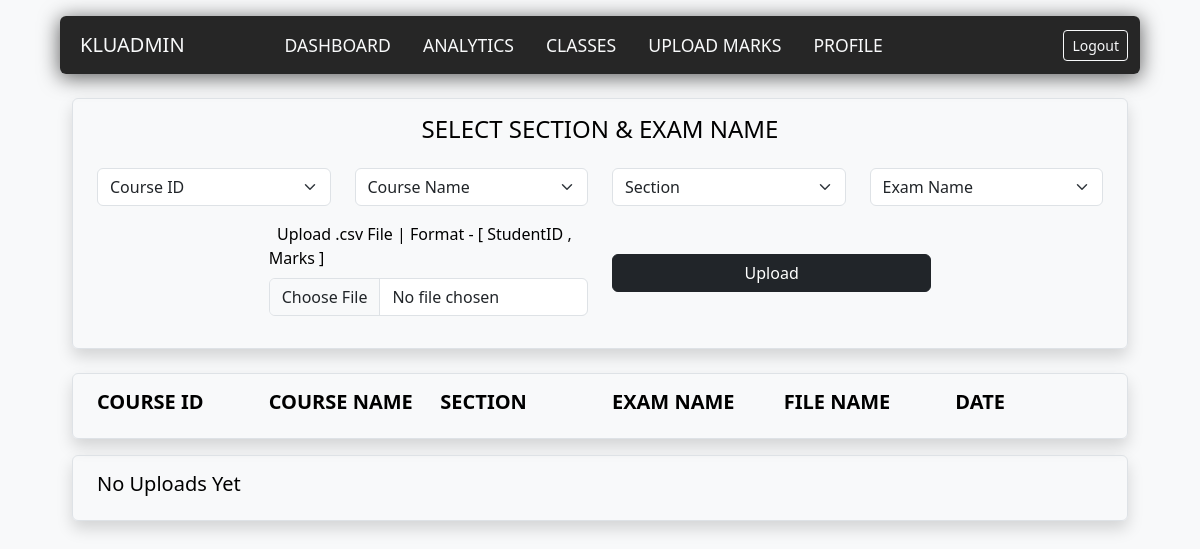
/uploadmarks (signed in), run on an earlier commit of the app's database.
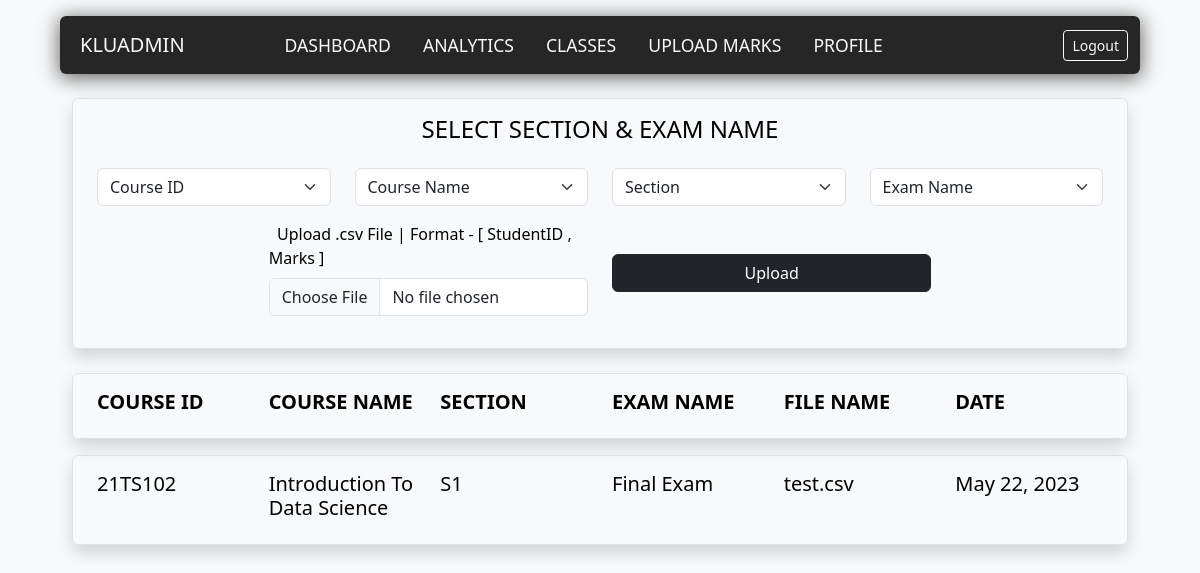
And on a later commit of the database.
### analytics/models.py (models this page shows)
class Upload(models.Model):
    admin_username = models.fields.CharField(max_length=50)
    teacher_id = models.fields.CharField(max_length=50)
    exam_id = models.IntegerField()
    course_name = models.CharField(max_length=100)
    course_id = models.fields.CharField(max_length=50)
    exam_name = models.CharField(max_length=100)
    section_name  = models.CharField(max_length=25)
    file_name = models.CharField(max_length=100)
    date = models.DateField()

### analytics/views.py (the view)
# urls.py: path('uploadmarks',analyticsviews.faculty_uploadmarks,name="faculty-uploadmarks"),
def faculty_uploadmarks(request):
    if request.method == 'POST':
        try:
            data = request.POST
            facultyDetails = Faculty.objects.filter(Q(username=request.session['username']))
            facultyDetails = facultyDetails[0]
            if request.session['username'] == "guestfaculty":
                raise Exception("!Modification Of Guest Account Is Not Supported")
            check_section = Section.objects.filter(Q(admin_username=facultyDetails.admin_username) & Q(teacher_id=facultyDetails.teacher_id) & Q(section_name=data['section']) & Q(course_id=data['course_id']) & Q(course_name=data['course_name']))
            if len(check_section) != 1:
                raise Exception("!Section Does Not Exist")
            check_exam = Exam.objects.filter(Q(admin_username=facultyDetails.admin_username) & Q(course_id=data['course_id']) & Q(name=data['exam_name']))
            if len(check_exam) != 1:
                raise Exception("!Exam Schedule Does Not Exist")
            if not request.FILES['file'].name.endswith('.csv'):
                raise Exception("!Invalid File Format")
            if request.FILES['file'].size > 10485760: #10 MB
                raise Exception("!File Size Limit Exceeded")
            file_data = request.FILES['file'].read().decode('utf-8').split('\n')
            newUpload = Upload()
            newUpload.admin_username = facultyDetails.admin_username
            newUpload.teacher_id = facultyDetails.teacher_id
            newUpload.exam_id = check_exam[0].id
            newUpload.course_name = data['course_name']
            newUpload.exam_name = data['exam_name']
            newUpload.course_id = data['course_id']
            newUpload.section_name = data['section']
            newUpload.file_name = request.FILES['file'].name
            newUpload.date = datetime.today()
            newUpload.save()
            saved_data = []
            for line in file_data:
                line = line.split(',')
                if len(line)==2:
                    if line[1].lower() != "marks\r":
                        newResult = Result()
                        newResult.admin_username = facultyDetails.admin_username
                        newResult.exam_id = check_exam[0].id
                        newResult.student_id = line[0]
                        newResult.marks = int(line[1])
                        saved_data.append(line[0])
                        newResult.save()
            classList = Section.objects.filter(Q(admin_username=facultyDetails.admin_username) & Q(teacher_id=facultyDetails.teacher_id) &Q(active=True))
            examList = Exam.objects.filter(Q(admin_username=facultyDetails.admin_username) & Q(course_id__in = classList.values_list('course_id',flat=True)))
            uploadList = Upload.objects.filter(Q(admin_username=facultyDetails.admin_username) & Q(teacher_id=facultyDetails.teacher_id)).order_by('-date')
            sectionList = list(dict.fromkeys(classList.values_list('section_name',flat=True)))
            courseIdList = list(dict.fromkeys(classList.values_list('course_id',flat=True)))
            courseNameList = list(dict.fromkeys(classList.values_list('course_name',flat=True)))
            examNameList = list(dict.fromkeys(examList.values_list('name',flat=True)))
            return render(request,'analytics/faculty-uploadmarks.html',{"uni_name" : request.session['uni_name'],"examNameList" : examNameList,'sectionList' : sectionList,'courseIdList' : courseIdList,'courseNameList' : courseNameList,"uploadList":uploadList,"uploadCount":len(uploadList),"success" : "Marks Uploaded Successfully"})
        except Exception as e:
            e = str(e)
            error = "Something Went Wrong"
            if e[0] == '!':
                error = e[1:]
            facultyDetails = Faculty.objects.filter(Q(username=request.session['username']))
            facultyDetails = facultyDetails[0]
            check_exam = Exam.objects.filter(Q(admin_username=facultyDetails.admin_username) & Q(course_id=data['course_id']) & Q(name=data['exam_name']))
            Upload.objects.filter(Q(admin_username=facultyDetails.admin_username) & Q(teacher_id=facultyDetails.teacher_id) & Q(exam_id=check_exam[0].id) & Q(course_name=data['course_name']) & Q(section_name=data['section']) & Q(file_name=request.FILES['file'].name)).delete()
            for student in saved_data:
                Result.objects.filter(Q(admin_username=facultyDetails.admin_username) & Q(exam_id=check_exam[0].id) & Q(student_id=student)).delete()
            classList = Section.objects.filter(Q(admin_username=facultyDetails.admin_username) & Q(teacher_id=facultyDetails.teacher_id) &Q(active=True))
            examList = Exam.objects.filter(Q(admin_username=facultyDetails.admin_username) & Q(course_id__in = classList.values_list('course_id',flat=True)))
            uploadList = Upload.objects.filter(Q(admin_username=facultyDetails.admin_username) & Q(teacher_id=facultyDetails.teacher_id)).order_by('-date')
            sectionList = list(dict.fromkeys(classList.values_list('section_name',flat=True)))
            courseIdList = list(dict.fromkeys(classList.values_list('course_id',flat=True)))
            courseNameList = list(dict.fromkeys(classList.values_list('course_name',flat=True)))
            examNameList = list(dict.fromkeys(examList.values_list('name',flat=True)))
            return render(request,'analytics/faculty-uploadmarks.html',{"uni_name" : request.session['uni_name'],"examNameList" : examNameList,'sectionList' : sectionList,'courseIdList' : courseIdList,'courseNameList' : courseNameList,"uploadList":uploadList,"uploadCount":len(uploadList),"error" : error})
    elif request.session.has_key('user') and request.session['user'] == 'faculty':
        facultyDetails = Faculty.objects.filter(Q(username=request.session['username']))
        facultyDetails = facultyDetails[0]
        classList = Section.objects.filter(Q(admin_username=facultyDetails.admin_username) & Q(teacher_id=facultyDetails.teacher_id) &Q(active=True))
        examList = Exam.objects.filter(Q(admin_username=facultyDetails.admin_username) & Q(course_id__in = classList.values_list('course_id',flat=True)))
        uploadList = Upload.objects.filter(Q(admin_username=facultyDetails.admin_username) & Q(teacher_id=facultyDetails.teacher_id)).order_by('-date')
        sectionList = list(dict.fromkeys(classList.values_list('section_name',flat=True)))
        courseIdList = list(dict.fromkeys(classList.values_list('course_id',flat=True)))
        courseNameList = list(dict.fromkeys(classList.values_list('course_name',flat=True)))
        examNameList = list(dict.fromkeys(examList.values_list('name',flat=True)))
        return render(request,'analytics/faculty-uploadmarks.html',{"uni_name" : request.session['uni_name'],"examNameList" : examNameList,'sectionList' : sectionList,'courseIdList' : courseIdList,'courseNameList' : courseNameList,"uploadList":uploadList,"uploadCount":len(uploadList)})
    else :
        return redirect('/login')

### analytics/templates/analytics/faculty-uploadmarks.html (shortened to what this page needs)
{%extends "dash_base.html"%}
{%block content%}
<div class=" navbox container rounded mt-3">
<nav class="navbar navbar-expand-lg row">
  <div class="container-fluid">
    <a class="navbar-brand text-light col text-uppercase display-5 p-2" href="">{{uni_name}}</a>
    <div class="collapse navbar-collapse" id="navbarNavDropdown">
      <ul class="navbar-nav col">
        <li class="nav-item px-2">
          <a class="nav-link text-light text-uppercase"  href="/dashboard">Dashboard</a>
        </li>
        <li class="nav-item px-2">
          <a class="nav-link text-light text-uppercase" href="{% url 'faculty-analytics' %}">Analytics</a>
        </li>
        <li class="nav-item px-2">
          <a class="nav-link text-light text-uppercase" href="{% url 'faculty-classes' %}">Classes</a>
        </li>
        <li class="nav-item px-2">
          <a class="nav-link text-light text-uppercase" href="{% url 'faculty-uploadmarks' %}">Upload Marks</a>
        </li>
        <li class="nav-item px-2">
          <a class="nav-link text-light text-uppercase" href="{% url 'faculty-profile' %}">Profile</a>
        </li>
      </ul>
      <a class="btn btn-outline-light btn-sm " href="{%url 'logout'%}">
        Logout
      </a>
    </div>
  </div>
</nav>
</div>
<form action="" method="POST" enctype="multipart/form-data">
<div class="container mt-4 mb-3">
    <div class="border rounded shadow px-4 py-3">
      <div class="row">
      <h4 class="text-center text-uppercase col fw-light">Select section & Exam name</h4>
      </div>
      <div class="row mt-3">
        <div class="col-3">
          <select class="form-select" aria-label="Default select example" name="course_id" required>
            <option selected>Course ID</option>
          </select>
        </div>
        <div class="col-3">
          <select class="form-select" aria-label="Default select example" name="course_name" required>
            <option selected>Course Name</option>
          </select>
        </div>
        <div class="col-3">
          <select class="form-select" aria-label="Default select example" name="section" required>
            <option selected>Section</option>
          </select>
        </div>
        <div class="col-3">
          <select class="form-select" aria-label="Default select example" name="exam_name" required>
            <option selected>Exam Name</option>
          </select>
        </div>
      </div>
      <div class="row mt-3 mb-3">
        <div class="offset-2 col-4">
            <label for="formFile" class="form-label"> &nbsp; Upload .csv File | Format - [ StudentID  , Marks ]</label>
            <input class=" form-control" type="file" id="formFile" name="file" required></input>
        </div>
        <div class="col-4 mt-4">
            <button class="col-12 mt-2 btn btn-dark" type="submit">Upload</button>
        </div>
      </div>
    </div>
  </div>
</form>
<div class="container mt-4 mb-1">
  <div class="border rounded shadow px-4 py-3">
    <div class="row">
      <h5 class="col fw-bold text-uppercase"> Course ID</h5>
        <h5 class="col fw-bold text-uppercase"> Course Name</h5>
        <h5 class="col fw-bold text-uppercase"> Section</h5>
        <h5 class="col fw-bold text-uppercase"> Exam Name</h5>
        <h5 class="col fw-bold text-uppercase"> File Name</h5>
        <h5 class="col fw-bold text-uppercase"> Date</h5>
    </div>
  </div>
</div>
{%if uploadCount == 0%}
<div class="container mt-3 mb-3">
  <div class="border rounded shadow px-4 py-3">
    <div class="row">
        <h5 class="col fw-light"> No Uploads Yet</h5>
    </div>
  </div>
  </div>
{%endif%}
{%for upload in uploadList%}
<div class="container mt-3 mb-3">
<div class="border rounded shadow px-4 py-3">
  <div class="row">
    <h5 class="col fw-light"> {{upload.course_id}}</h5>
      <h5 class="col fw-light"> {{upload.course_name}}</h5>
      <h5 class="col fw-light"> {{upload.section_name}}</h5>
      <h5 class="col fw-light"> {{upload.exam_name}}</h5>
      <h5 class="col fw-light"> {{upload.file_name}}</h5>
      <h5 class="col fw-light"> {{upload.date}}</h5>
  </div>
</div>
</div>
{%endfor%}
{%endblock%}

What changed in the data, as far as the page shows it:
added Upload: course_id "21TS102", course_name "Introduction To Data Science", section_name "S1", exam_name "Final Exam", file_name "test.csv", date "May 22, 2023"
Also different on the page:
text no longer shown: "No Uploads Yet"
